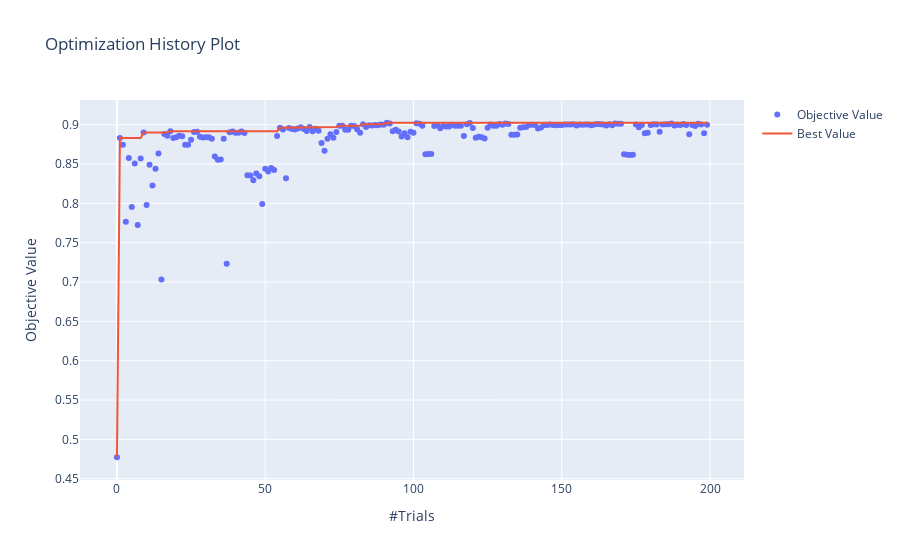
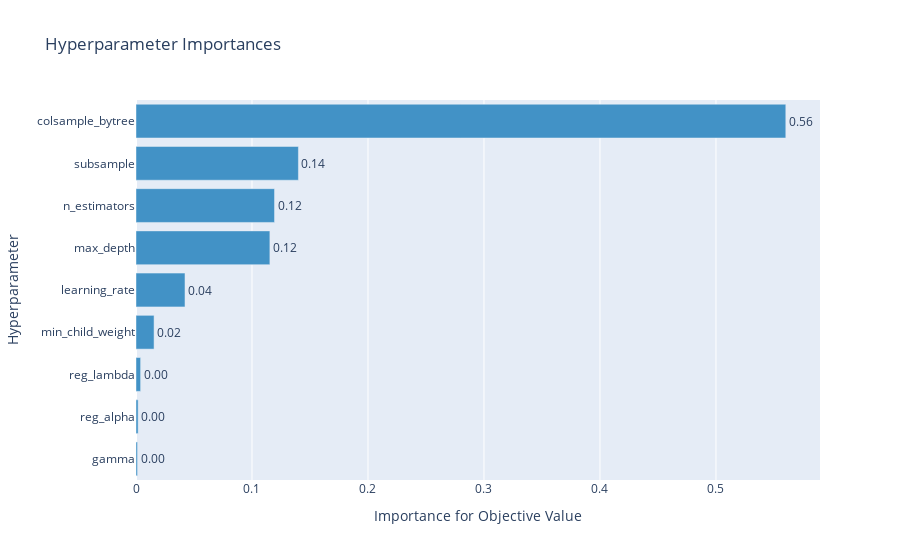
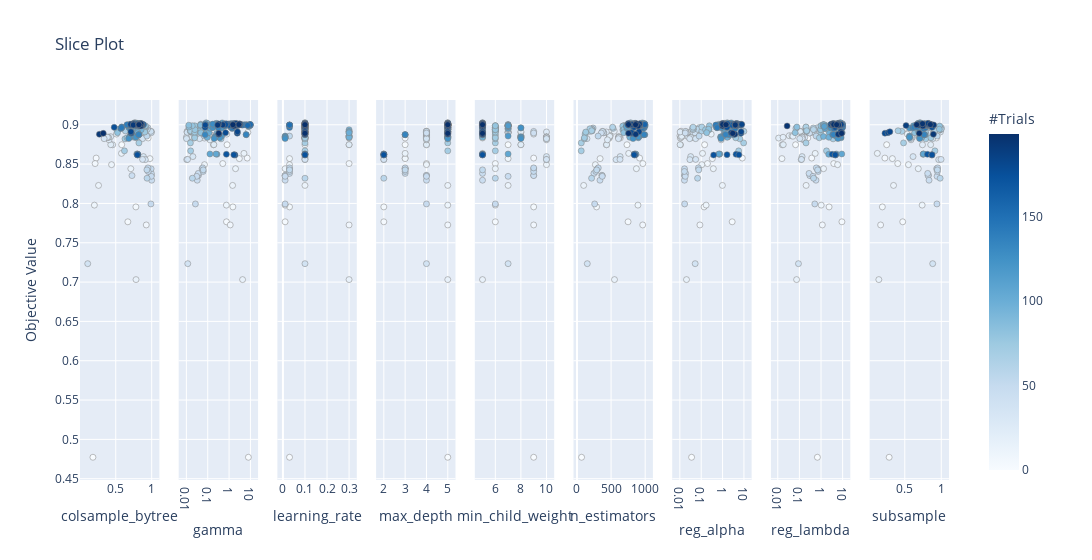

Notebook code for these charts, in order:
### Code cell
def make_optuna_visualizations(study: optuna.Study): 

    fig = optuna.visualization.plot_optimization_history(study)
    fig.show()

    fig = optuna.visualization.plot_param_importances(study)
    fig.show()

    fig = optuna.visualization.plot_slice(study)
    fig.show()

make_optuna_visualizations(xgb_study)

### Figure 1 — Plotly figure (JSON) as saved in the notebook; plotly's stock layout.template omitted (floating-point values rounded to 4 significant figures; data arrays with more than 128 entries replaced by an {"elided": "..."} marker saying what was removed)
{"data": [{"mode": "markers", "name": "Objective Value", "type": "scatter", "x": {"elided": "200 int values"}, "y": {"elided": "200 float values"}}, {"name": "Best Value", "type": "scatter", "x": {"elided": "200 int values"}, "y": {"elided": "200 float values"}}], "layout": {"title": {"text": "Optimization History Plot"}, "xaxis": {"title": {"text": "#Trials"}}, "yaxis": {"title": {"text": "Objective Value"}}}}

### Figure 2 — Plotly figure (JSON) as saved in the notebook; plotly's stock layout.template omitted (floating-point values rounded to 4 significant figures)
{"data": [{"cliponaxis": false, "hovertemplate": ["gamma (LogUniformDistribution): 0.001314585018698892<extra></extra>", "reg_alpha (LogUniformDistribution): 0.0018389008678682077<extra></extra>", "reg_lambda (LogUniformDistribution): 0.003972729001770791<extra></extra>", "min_child_weight (IntUniformDistribution): 0.015568955911613901<extra></extra>", "learning_rate (CategoricalDistribution): 0.042235778530560514<extra></extra>", "max_depth (CategoricalDistribution): 0.11542177723254986<extra></extra>", "n_estimators (IntUniformDistribution): 0.11942938624726396<extra></extra>", "subsample (UniformDistribution): 0.14001496076903644<extra></extra>", "colsample_bytree (UniformDistribution): 0.5602029264206374<extra></extra>"], "marker": {"color": "rgb(66,146,198)"}, "orientation": "h", "text": ["0.001314585018698892", "0.0018389008678682077", "0.003972729001770791", "0.015568955911613901", "0.042235778530560514", "0.11542177723254986", "0.11942938624726396", "0.14001496076903644", "0.5602029264206374"], "textposition": "outside", "texttemplate": "%{text:.2f}", "type": "bar", "x": [0.001315, 0.001839, 0.003973, 0.01557, 0.04224, 0.1154, 0.1194, 0.14, 0.5602], "y": ["gamma", "reg_alpha", "reg_lambda", "min_child_weight", "learning_rate", "max_depth", "n_estimators", "subsample", "colsample_bytree"]}], "layout": {"showlegend": false, "title": {"text": "Hyperparameter Importances"}, "xaxis": {"title": {"text": "Importance for Objective Value"}}, "yaxis": {"title": {"text": "Hyperparameter"}}}}

### Figure 3 — Plotly figure (JSON) as saved in the notebook; plotly's stock layout.template omitted (floating-point values rounded to 4 significant figures; data arrays with more than 128 entries replaced by an {"elided": "..."} marker saying what was removed)
{"data": [{"marker": {"color": {"elided": "200 int values"}, "colorbar": {"title": {"text": "#Trials"}, "x": 1, "xpad": 40}, "colorscale": [[0, "rgb(247,251,255)"], [0.125, "rgb(222,235,247)"], [0.25, "rgb(198,219,239)"], [0.375, "rgb(158,202,225)"], [0.5, "rgb(107,174,214)"], [0.625, "rgb(66,146,198)"], [0.75, "rgb(33,113,181)"], [0.875, "rgb(8,81,156)"], [1, "rgb(8,48,107)"]], "line": {"color": "Grey", "width": 0.5}, "showscale": true}, "mode": "markers", "showlegend": false, "type": "scatter", "x": {"elided": "200 float values"}, "xaxis": "x", "y": {"elided": "200 float values"}, "yaxis": "y"}, {"marker": {"color": {"elided": "200 int values"}, "colorbar": {"title": {"text": "#Trials"}, "x": 1, "xpad": 40}, "colorscale": [[0, "rgb(247,251,255)"], [0.125, "rgb(222,235,247)"], [0.25, "rgb(198,219,239)"], [0.375, "rgb(158,202,225)"], [0.5, "rgb(107,174,214)"], [0.625, "rgb(66,146,198)"], [0.75, "rgb(33,113,181)"], [0.875, "rgb(8,81,156)"], [1, "rgb(8,48,107)"]], "line": {"color": "Grey", "width": 0.5}, "showscale": false}, "mode": "markers", "showlegend": false, "type": "scatter", "x": {"elided": "200 float values"}, "xaxis": "x2", "y": {"elided": "200 float values"}, "yaxis": "y2"}, {"marker": {"color": {"elided": "200 int values"}, "colorbar": {"title": {"text": "#Trials"}, "x": 1, "xpad": 40}, "colorscale": [[0, "rgb(247,251,255)"], [0.125, "rgb(222,235,247)"], [0.25, "rgb(198,219,239)"], [0.375, "rgb(158,202,225)"], [0.5, "rgb(107,174,214)"], [0.625, "rgb(66,146,198)"], [0.75, "rgb(33,113,181)"], [0.875, "rgb(8,81,156)"], [1, "rgb(8,48,107)"]], "line": {"color": "Grey", "width": 0.5}, "showscale": false}, "mode": "markers", "showlegend": false, "type": "scatter", "x": {"elided": "200 float values"}, "xaxis": "x3", "y": {"elided": "200 float values"}, "yaxis": "y3"}, {"marker": {"color": {"elided": "200 int values"}, "colorbar": {"title": {"text": "#Trials"}, "x": 1, "xpad": 40}, "colorscale": [[0, "rgb(247,251,255)"], [0.125, "rgb(222,235,247)"], [0.25, "rgb(198,219,239)"], [0.375, "rgb(158,202,225)"], [0.5, "rgb(107,174,214)"], [0.625, "rgb(66,146,198)"], [0.75, "rgb(33,113,181)"], [0.875, "rgb(8,81,156)"], [1, "rgb(8,48,107)"]], "line": {"color": "Grey", "width": 0.5}, "showscale": false}, "mode": "markers", "showlegend": false, "type": "scatter", "x": {"elided": "200 int values"}, "xaxis": "x4", "y": {"elided": "200 float values"}, "yaxis": "y4"}, {"marker": {"color": {"elided": "200 int values"}, "colorbar": {"title": {"text": "#Trials"}, "x": 1, "xpad": 40}, "colorscale": [[0, "rgb(247,251,255)"], [0.125, "rgb(222,235,247)"], [0.25, "rgb(198,219,239)"], [0.375, "rgb(158,202,225)"], [0.5, "rgb(107,174,214)"], [0.625, "rgb(66,146,198)"], [0.75, "rgb(33,113,181)"], [0.875, "rgb(8,81,156)"], [1, "rgb(8,48,107)"]], "line": {"color": "Grey", "width": 0.5}, "showscale": false}, "mode": "markers", "showlegend": false, "type": "scatter", "x": {"elided": "200 int values"}, "xaxis": "x5", "y": {"elided": "200 float values"}, "yaxis": "y5"}, {"marker": {"color": {"elided": "200 int values"}, "colorbar": {"title": {"text": "#Trials"}, "x": 1, "xpad": 40}, "colorscale": [[0, "rgb(247,251,255)"], [0.125, "rgb(222,235,247)"], [0.25, "rgb(198,219,239)"], [0.375, "rgb(158,202,225)"], [0.5, "rgb(107,174,214)"], [0.625, "rgb(66,146,198)"], [0.75, "rgb(33,113,181)"], [0.875, "rgb(8,81,156)"], [1, "rgb(8,48,107)"]], "line": {"color": "Grey", "width": 0.5}, "showscale": false}, "mode": "markers", "showlegend": false, "type": "scatter", "x": {"elided": "200 int values"}, "xaxis": "x6", "y": {"elided": "200 float values"}, "yaxis": "y6"}, {"marker": {"color": {"elided": "200 int values"}, "colorbar": {"title": {"text": "#Trials"}, "x": 1, "xpad": 40}, "colorscale": [[0, "rgb(247,251,255)"], [0.125, "rgb(222,235,247)"], [0.25, "rgb(198,219,239)"], [0.375, "rgb(158,202,225)"], [0.5, "rgb(107,174,214)"], [0.625, "rgb(66,146,198)"], [0.75, "rgb(33,113,181)"], [0.875, "rgb(8,81,156)"], [1, "rgb(8,48,107)"]], "line": {"color": "Grey", "width": 0.5}, "showscale": false}, "mode": "markers", "showlegend": false, "type": "scatter", "x": {"elided": "200 float values"}, "xaxis": "x7", "y": {"elided": "200 float values"}, "yaxis": "y7"}, {"marker": {"color": {"elided": "200 int values"}, "colorbar": {"title": {"text": "#Trials"}, "x": 1, "xpad": 40}, "colorscale": [[0, "rgb(247,251,255)"], [0.125, "rgb(222,235,247)"], [0.25, "rgb(198,219,239)"], [0.375, "rgb(158,202,225)"], [0.5, "rgb(107,174,214)"], [0.625, "rgb(66,146,198)"], [0.75, "rgb(33,113,181)"], [0.875, "rgb(8,81,156)"], [1, "rgb(8,48,107)"]], "line": {"color": "Grey", "width": 0.5}, "showscale": false}, "mode": "markers", "showlegend": false, "type": "scatter", "x": {"elided": "200 float values"}, "xaxis": "x8", "y": {"elided": "200 float values"}, "yaxis": "y8"}, {"marker": {"color": {"elided": "200 int values"}, "colorbar": {"title": {"text": "#Trials"}, "x": 1, "xpad": 40}, "colorscale": [[0, "rgb(247,251,255)"], [0.125, "rgb(222,235,247)"], [0.25, "rgb(198,219,239)"], [0.375, "rgb(158,202,225)"], [0.5, "rgb(107,174,214)"], [0.625, "rgb(66,146,198)"], [0.75, "rgb(33,113,181)"], [0.875, "rgb(8,81,156)"], [1, "rgb(8,48,107)"]], "line": {"color": "Grey", "width": 0.5}, "showscale": false}, "mode": "markers", "showlegend": false, "type": "scatter", "x": {"elided": "200 float values"}, "xaxis": "x9", "y": {"elided": "200 float values"}, "yaxis": "y9"}], "layout": {"title": {"text": "Slice Plot"}, "width": 2700, "xaxis": {"anchor": "y", "domain": [0, 0.09136], "title": {"text": "colsample_bytree"}}, "xaxis2": {"anchor": "y2", "domain": [0.1136, 0.2049], "title": {"text": "gamma"}, "type": "log"}, "xaxis3": {"anchor": "y3", "domain": [0.2272, 0.3185], "title": {"text": "learning_rate"}}, "xaxis4": {"anchor": "y4", "domain": [0.3407, 0.4321], "title": {"text": "max_depth"}}, "xaxis5": {"anchor": "y5", "domain": [0.4543, 0.5457], "title": {"text": "min_child_weight"}}, "xaxis6": {"anchor": "y6", "domain": [0.5679, 0.6593], "title": {"text": "n_estimators"}}, "xaxis7": {"anchor": "y7", "domain": [0.6815, 0.7728], "title": {"text": "reg_alpha"}, "type": "log"}, "xaxis8": {"anchor": "y8", "domain": [0.7951, 0.8864], "title": {"text": "reg_lambda"}, "type": "log"}, "xaxis9": {"anchor": "y9", "domain": [0.9086, 1], "title": {"text": "subsample"}}, "yaxis": {"anchor": "x", "domain": [0, 1], "title": {"text": "Objective Value"}}, "yaxis2": {"anchor": "x2", "domain": [0, 1], "matches": "y", "showticklabels": false}, "yaxis3": {"anchor": "x3", "domain": [0, 1], "matches": "y", "showticklabels": false}, "yaxis4": {"anchor": "x4", "domain": [0, 1], "matches": "y", "showticklabels": false}, "yaxis5": {"anchor": "x5", "domain": [0, 1], "matches": "y", "showticklabels": false}, "yaxis6": {"anchor": "x6", "domain": [0, 1], "matches": "y", "showticklabels": false}, "yaxis7": {"anchor": "x7", "domain": [0, 1], "matches": "y", "showticklabels": false}, "yaxis8": {"anchor": "x8", "domain": [0, 1], "matches": "y", "showticklabels": false}, "yaxis9": {"anchor": "x9", "domain": [0, 1], "matches": "y", "showticklabels": false}}}
